Frame 1 (no input): blank canvas, image omitted
Frame 60 (the mouse pressed at the canvas centre just before this capture): blank canvas, image omitted
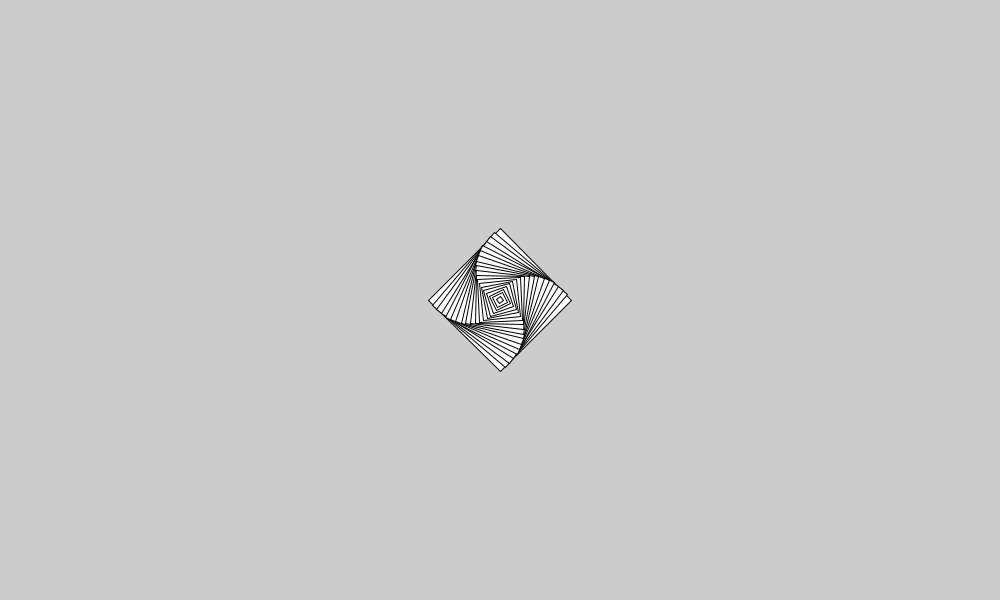
Frame 120 (the mouse held since frame 60 and released just before this capture)

The Processing sketch whose frames 1 and 60 were blank and that drew this single picture after the mouse press (run headless with seeded random() and noise(); from frame 60 on, the mouse is pressed at the canvas centre):

// Processing sketch: click_draw_flower
// ── click_draw_flower.pde
float firstra;
float lastra;
int shapenum;
int shapeangle;
float preangle;

boolean drawornot=false;

void setup(){
size(1000,600);
}

void draw(){
  if(drawornot){
  firstra=0;
  lastra=random(20,100);
  shapeangle=(int)random(3,9);
  preangle=random(0,PI/2);
  shapenum=(int)random(10,50);
  for(int i=0;i<shapenum;i++){
  float ra=lastra-(((lastra-firstra)/shapenum)*i);
  drawshape(shapeangle,ra,preangle*i,mouseX,mouseY);}
  drawornot=false;}
}


void mousePressed(){
  drawornot=true;
}



void drawshape(int shapeangle,float shapera,float degree,float x,float y)
{
  beginShape();
  for(int i=0;i<shapeangle;i++)
  {
    float angle=TWO_PI/shapeangle;
    vertex(x+shapera*cos(angle*i+degree),y+shapera*sin(angle*i+degree));
  }
  endShape(CLOSE);
}
